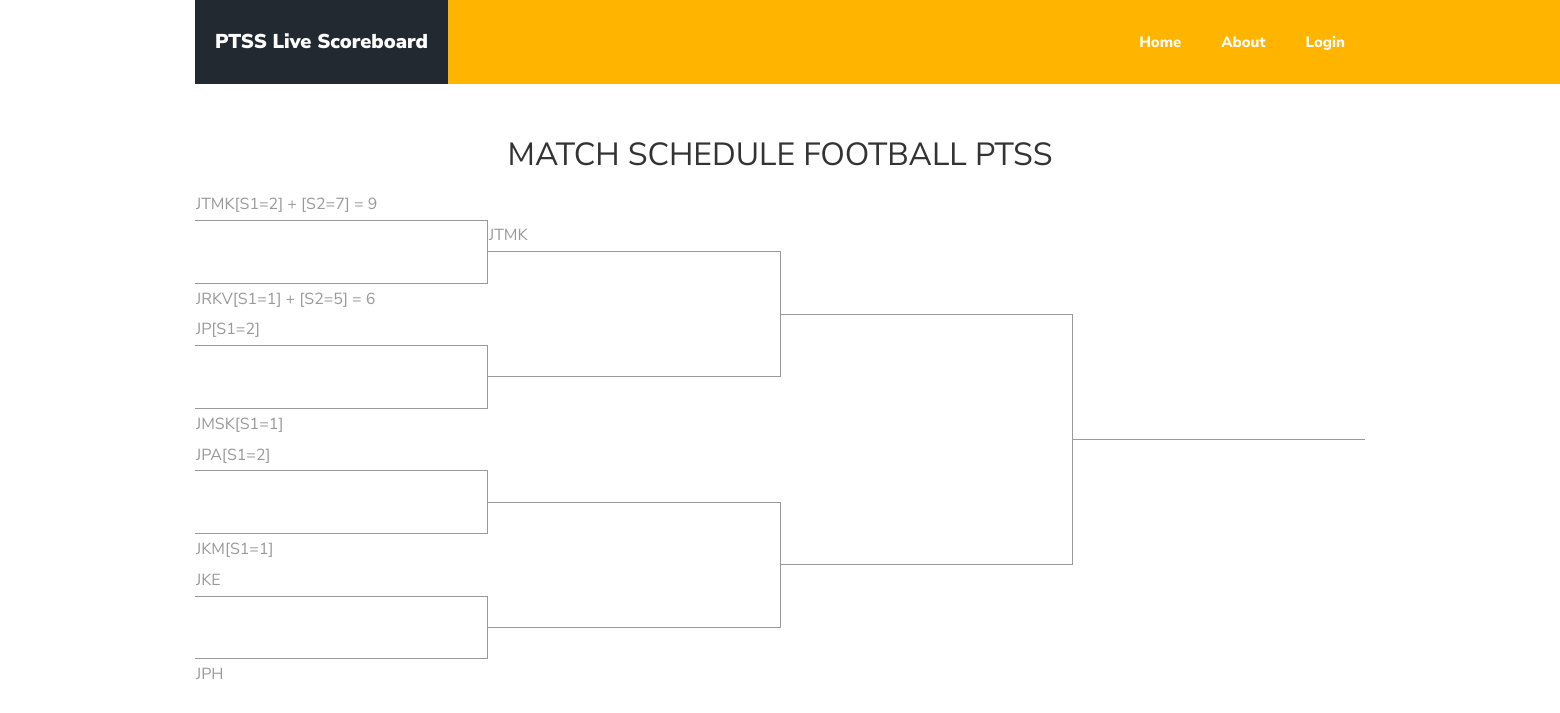
Screenshot of /knockkfoot.php with the database file from the repository.
### tables this page shows
CREATE TABLE `team` (
  `game_id` int(11) NOT NULL,
  `sport` varchar(25) NOT NULL,
  `team_1` varchar(25) NOT NULL,
  `team_2` varchar(25) NOT NULL,
  `time_game` time NOT NULL,
  `kumpulan` int(11) NOT NULL
);

CREATE TABLE `game_score` (
  `game_id` int(11) NOT NULL,
  `steam_1set1` int(11) NOT NULL,
  `steam_1set2` int(11) NOT NULL,
  `steam_2set1` int(50) NOT NULL,
  `steam_2set2` int(50) NOT NULL,
  `selesai_set1` varchar(50) NOT NULL,
  `selesai_set2` varchar(50) NOT NULL
);

CREATE TABLE `teamp2` (
  `game_id` int(11) NOT NULL,
  `sport` varchar(25) NOT NULL,
  `team_1` varchar(25) DEFAULT NULL,
  `team_2` varchar(25) DEFAULT NULL,
  `time_game` time NOT NULL,
  `kumpulan` int(11) NOT NULL
);

### knockkfoot.php (the view, shortened to what this page needs)
<?php
include("conn.php");
?>
<!DOCTYPE html>
<html lang="en">
  <head>
    <link rel="stylesheet" href="css/open-iconic-bootstrap.min.css">
    <link rel="stylesheet" href="css/animate.css">
    <link rel="stylesheet" href="css/owl.carousel.min.css">
    <link rel="stylesheet" href="css/owl.theme.default.min.css">
    <link rel="stylesheet" href="css/magnific-popup.css">
    <link rel="stylesheet" href="css/aos.css">
    <link rel="stylesheet" href="css/ionicons.min.css">
    <link rel="stylesheet" href="css/bootstrap-datepicker.css">
    <link rel="stylesheet" href="css/jquery.timepicker.css">
    <link rel="stylesheet" href="css/flaticon.css">
    <link rel="stylesheet" href="css/icomoon.css">
    <link rel="stylesheet" href="css/style.css">
  </head>
  <body>
	  <nav class="navbar navbar-expand-lg navbar-dark ftco_navbar bg-dark ftco-navbar-light" id="ftco-navbar">
	    <div class="container">
	      <a class="navbar-brand" href="index.html"><span>PTSS Live Scoreboard</span></a>
	      <div class="collapse navbar-collapse" id="ftco-nav">
	        <ul class="navbar-nav ml-auto">
	          <li class="nav-item active"><a href="index.php" class="nav-link">Home</a></li>
	          <li class="nav-item active"><a href="about.php" class="nav-link">About</a></li>
	          <li class="nav-item active"><a href="chooselog.php" class="nav-link">Login</a></li>
	        </ul>
	      </div>
	    </div>
	  </nav>
    <div class="container">
      <div class="row no-gutters slider-text align-items-end justify-content-center">
      </div>
      <br /><br /><br /><br />
      <center>
    <h2>MATCH SCHEDULE FOOTBALL PTSS</h2>
    <?php
    $sql="SELECT * FROM team WHERE sport='football' ORDER BY kumpulan";
    $result=$conn->query($sql);
    if($result->num_rows<4){
      echo '<h3>data tidak lengkap</h3>';
    }else{
      ?>
      <table border="0" width="100%" style="border-collapse: collapse;">
        <tr>
          <td style="width:25%;"></td>
          <td style="width:25%;"></td>
          <td style="width:25%;"></td>
          <td style="width:25%;"></td>
    </tr>
        <tr>
          <td>
            <?php
            $row=$result->fetch_object();
            echo $row->team_1;
            $sql="SELECT * FROM game_score WHERE game_id=$row->game_id";
            $row_mata=$conn->query($sql)->fetch_object();
            if($row_mata->selesai_set1=='selesai'){
              echo "[S1=$row_mata->steam_1set1]";
            }
            if($row_mata->selesai_set2=='selesai'){
              echo " + [S2=$row_mata->steam_1set2] = " . ($row_mata->steam_1set1 + $row_mata->steam_1set2);
            }
            ?>
          </td>
          <td></td>
          <td></td>
          <td></td>
        </tr>
        <tr>
          <td style="border-top: solid 1px; border-right: solid 1px;"><br></td>
          <td>
            <?php
            $sql="SELECT * FROM teamp2 WHERE kumpulan=5";
            $rs_p2k5=$conn->query($sql);
            if($rs_p2k5->num_rows){
              $row_p2k5=$rs_p2k5->fetch_object();
              echo $row_p2k5->team_1;
            }else{
              $team_2p2k5='';
              $mata_2p2k5='';
            }
            ?>
          </td>
          <td></td>
          <td></td>
        </tr>
        <tr>
          <td style="border-bottom: solid 1px; border-right: solid 1px;"><br></td>
          <td style="border-top: solid 1px; border-right: solid 1px;"><br></td>
          <td></td>
          <td></td>
        </tr>
        <tr>
          <td>
            <?php
            echo $row->team_2;
            if($row_mata->selesai_set1=='selesai'){
              echo "[S1=$row_mata->steam_2set1]";
            }
            if($row_mata->selesai_set2=='selesai'){
              echo " + [S2=$row_mata->steam_2set2] = " . ($row_mata->steam_2set1 + $row_mata->steam_2set2);
            }
            ?>
          </td>
          <td><br></td>
          <td style="border-left: solid 1px;">
        </td>
          <td></td>
        </tr>
        <tr>
          <td>
            <?php
            $row=$result->fetch_object();
            echo $row->team_1;
            $sql="SELECT * FROM game_score WHERE game_id=$row->game_id";
            $row_mata=$conn->query($sql)->fetch_object();
            if($row_mata->selesai_set1=='selesai'){
              echo "[S1=$row_mata->steam_1set1]";
            }
            ?>
            </td>
          <td></td>
          <td style="border-top: solid 1px; border-right: solid 1px; border-left: solid 1px;"></td>
          <td></td>
        </tr>
        <tr>
          <td style="border-top: solid 1px; border-right: solid 1px;"><br></td>
          <td style="border-bottom: solid 1px; border-right: solid 1px;"></td>
          <td></td>
          <td style="border-left: solid 1px;"></td>
        </tr>
        <tr>
          <td style="border-bottom: solid 1px; border-right: solid 1px;"><br></td>
          <td>
          </td>
          <td></td>
          <td style="border-left: solid 1px;"></td>
        </tr>
        <tr>
          <td>
          <?php
            echo $row->team_2;
            if($row_mata->selesai_set1=='selesai'){
              echo "[S1=$row_mata->steam_2set1]";
            }
            ?>
          </td>
          <td></td>
          <td><br></td>
          <td style="border-bottom: solid 1px; border-left: solid 1px">
        </td>
        </tr>
        <tr>
          <td>
          <?php
            $row=$result->fetch_object();
            echo $row->team_1;
            $sql="SELECT * FROM game_score WHERE game_id=$row->game_id";
            $row_mata=$conn->query($sql)->fetch_object();
            if($row_mata->selesai_set1=='selesai'){
              echo "[S1=$row_mata->steam_1set1]";
            }
            ?>
          </td>
          <td></td>
          <td></td>
          <td style="border-left: solid 1px;"></td>
        </tr>
        <tr>
          <td style="border-top: solid 1px; border-right: solid 1px;"><br></td>
          <td>
          </td>
          <td></td>
          <td style="border-left: solid 1px;"></td>
        </tr>
        <tr>
          <td style="border-bottom: solid 1px; border-right: solid 1px;"><br></td>
          <td style="border-top: solid 1px; border-right: solid 1px;"></td>
          <td></td>
          <td style="border-left: solid 1px;"></td>
        </tr>
        <tr>
          <td>
          <?php
            echo $row->team_2;
            if($row_mata->selesai_set1=='selesai'){
              echo "[S1=$row_mata->steam_2set1]";
            }
            ?>
          </td>
          <td></td>
          <td style="border-bottom: solid 1px; border-right: solid 1px; border-left: solid 1px;">
        </td>
          <td></td>
        </tr>
        <tr>
          <td>
          <?php
            $row=$result->fetch_object();
            echo $row->team_1;
            ?>
          </td>
          <td></td>
          <td style="border-left: solid 1px;"></td>
          <td></td>
        </tr>
        <tr>
          <td style="border-top: solid 1px; border-right: solid 1px;"><br></td>
          <td style="border-bottom: solid 1px; border-right: solid 1px;"></td>
          <td></td>
          <td></td>
        </tr>
        <tr>
          <td style="border-bottom: solid 1px; border-right: solid 1px;"><br></td>
          <td>
          </td>
          <td></td>
          <td></td>
        </tr>
        <tr>
          <td>
          <?php
            echo $row->team_2;
            ?>
          </td>
          <td></td>
          <td></td>
          <td></td>
        </tr></center>
      <?php
    }
    ?>
</body>
</html>

### rows the page displays
team: team_1 "JTMK", team_2 "JRKV"
game_score: steam_1set1 "2", steam_1set2 "7", $row_mata->steam_1set1 + $row_mata->steam_1set2 "9", steam_2set1 "1", steam_2set2 "5", $row_mata->steam_2set1 + $row_mata->steam_2set2 "6"
teamp2: team_1 "JTMK"
team: team_1 "JP", team_2 "JMSK"
game_score: steam_1set1 "2", steam_2set1 "1"
team: team_1 "JPA", team_2 "JKM"
game_score: steam_1set1 "2", steam_2set1 "1"
team: team_1 "JKE", team_2 "JPH"
